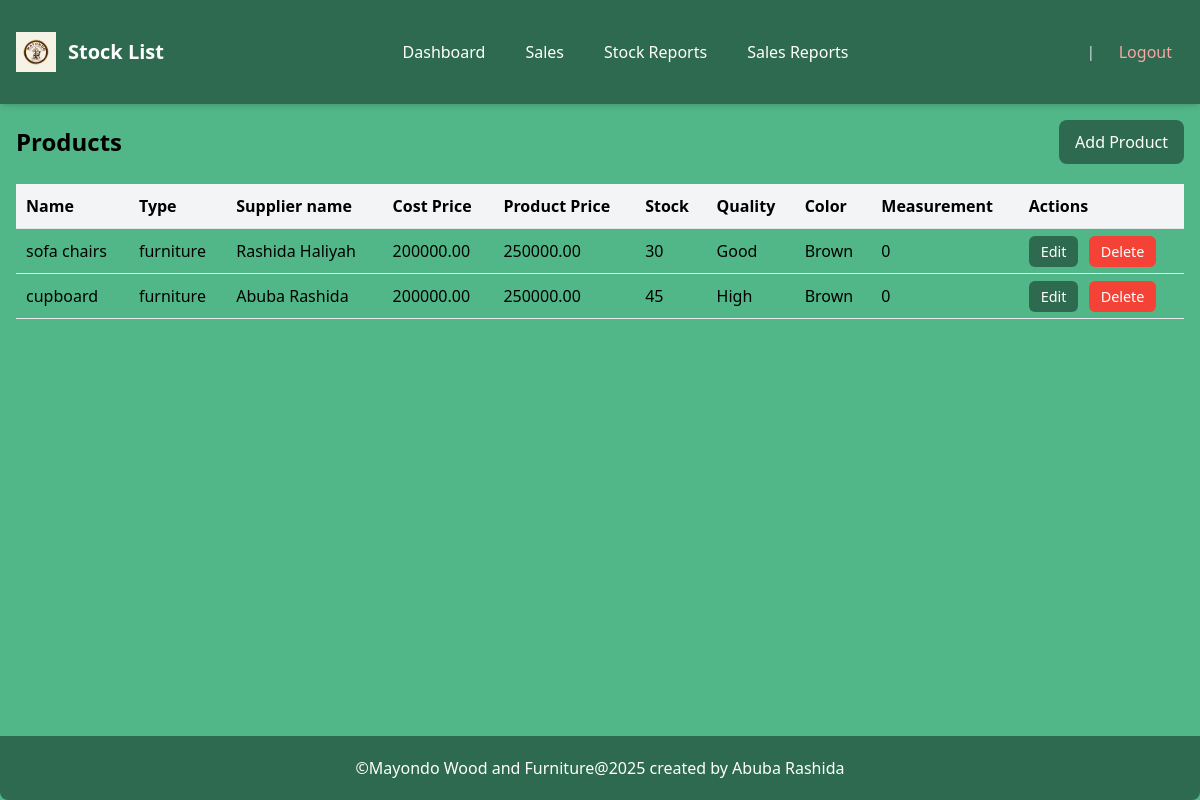
Screenshot of /products/ with the database file from the repository.
### mayondo_app/models.py (models this page shows, shortened)
class Product(models.Model):
    PRODUCT_TYPES = [
        ('wood', 'Wood'),
        ('furniture', 'Furniture'),
    ]
    name = models.CharField(max_length=200)
    type = models.CharField(max_length=20, choices=PRODUCT_TYPES)
    supplier_name = models.CharField(max_length=200)
    cost_price = models.DecimalField(max_digits=10, decimal_places=2,default=0)
    product_price = models.DecimalField(max_digits=10, decimal_places=2, default=0)
    stock_quantity = models.PositiveIntegerField(default=0)
    quality = models.CharField(max_length=100, blank=True, null=True)
    color = models.CharField(max_length=100, blank=True, null=True)
    measurement = models.CharField(max_length=100, blank=True, null=True)
    date_added = models.DateTimeField(auto_now_add=True)
    class Meta:
        ordering = ['-date_added']

### mayondo_app/views.py (the view)
# urls.py: path('products/',product_listpage, name='product_list'),
def product_listpage(request):
    products = Product.objects.all().order_by('-date_added')
    context = {'products': products}
    return render(request, 'product_list.html', context)

### mayondo_app/templates/product_list.html (shortened to what this page needs)
{% load static %}
<!DOCTYPE html>
<html lang="en">
<head>
    <script src="https://cdn.tailwindcss.com"></script>
     <link rel="stylesheet" href="{% static 'css/style.css' %}" >
</head>
<body class="mt-10 bg-[#52B788]">
<nav class="fixed top-0 left-0 w-full bg-[#2D6A4F] text-white shadow-md z-50">
  <div class="max-w-7xl mx-auto px-4 py-3 flex justify-between items-center">
    <div class="flex items-center space-x-3 h-20">
        <img src="{% static 'images/logo.png' %}" alt="Mayondo Logo" class="h-10 w-10 object-contain">
      <h2 class="text-xl font-bold">Stock List</h2>
    </div>
    <div class="hidden md:flex space-x-4">
      <a href="{% url 'mayondo_app:dashboard' %}" class="px-3 py-2 rounded hover:bg-[#52B788] transition">
        Dashboard
      </a>
      <a href="{% url 'mayondo_app:sales_listpage' %}" class="px-3 py-2 rounded hover:bg-[#52B788] transition">
        Sales
      </a>
      <a href="{% url 'mayondo_app:stock_report' %}" class="px-3 py-2 rounded hover:bg-[#52B788] transition">
        Stock Reports
      </a>
      <a href="{% url 'mayondo_app:sales_report' %}" class="px-3 py-2 rounded hover:bg-[#52B788] transition">
        Sales Reports
      </a>
    </div>
    <div class="flex items-center space-x-3">
      <span class="text-sm text-gray-200">
         {{ user.username|title }} | {{ user.role|title }}
      </span>
      <a href="{% url 'mayondo_app:logout' %}" class="px-3 py-2 rounded text-red-300 hover:text-white hover:bg-[#52B788] transition">
        Logout
      </a>
    </div>
  </div>
</nav>
<div class="pt-20 px-4 ">
    <div class="header-row">
    <h2 class="page-title">Products</h2>
    <a href="{% url 'mayondo_app:product_create' %}" class="btn-add">Add Product</a>
  </div>
  <table class="product-table">
    <thead>
      <tr>
        <th>Name</th>
        <th>Type</th>
        <th>Supplier name</th>
        <th>Cost Price</th>
        <th>Product Price</th>
        <th>Stock</th>
        <th>Quality</th>
        <th>Color</th>
        <th>Measurement</th>
        <th>Actions</th>
      </tr>
    </thead>
    <tbody>
      {% for product in products %}
      <tr>
        <td>{{ product.name }}</td>
        <td>{{ product.type }}</td>
        <td>{{ product.supplier_name }}</td>
        <td>{{ product.cost_price }}</td>
        <td>{{ product.product_price }}</td>
        <td>{{ product.stock_quantity }}</td>
        <td>{{ product.quality }}</td>
        <td>{{ product.color }}</td>
        <td>{{ product.measurement }}</td>
        <td>
          <a href="{% url 'mayondo_app:product_edit' product.id %}" class="btn-edit">Edit</a>
          <a href="{% url 'mayondo_app:delete_product' product.id %}" class="btn-delete">Delete</a>
        </td>
      </tr>
      {% empty %}
      <tr>
        <td colspan="10" class="empty-row">No products available</td>
      </tr>
      {% endfor %}
    </tbody>
  </table>
</div>
 <footer style="Position: fixed; bottom: 0; width: 100%;"><br>
      <p class="footer">&copy;Mayondo Wood and Furniture@2025 created by Abuba Rashida</p>
    </footer>
</body>
</html>

### mayondo_app/static/css/style.css (style rules this page uses)
.header-row { display: flex; justify-content: space-between; align-items: center; margin-bottom: 20px; }
.page-title { font-size: 1.5rem; font-weight: 600; }
.btn-add { background-color: #2d6a4f; color: white; padding: 10px 16px; border-radius: 8px; text-decoration: none; font-weight: 500; }
.product-table { width: 100%; border-collapse: collapse; }
.product-table th, .product-table td { padding: 10px; border-bottom: 1px solid #e5e7eb; text-align: left; }
.product-table th { background-color: #f3f4f6; font-weight: 600; }
.btn-edit, .btn-delete { padding: 6px 12px; border-radius: 6px; text-decoration: none; font-size: 0.9rem; }
.btn-edit { background-color: #10b981; color: white; margin-right: 6px; }
.btn-delete { background-color: #ef4444; color: white; }
.btn-edit { background-color: #2d6a4f; }
.btn-delete { background-color: #f44336; }
.footer { text-align: center; padding: 20px; background-color: #2d6a4f; color: #fff; border-radius: 0 0 8px 8px; }

### rows the page displays
Product: name "sofa chairs", type "furniture", supplier_name "Rashida Haliyah", cost_price "200000.00", product_price "250000.00", stock_quantity "30", quality "Good", color "Brown", measurement "0"
Product: name "cupboard", type "furniture", supplier_name "Abuba Rashida", cost_price "200000.00", product_price "250000.00", stock_quantity "45", quality "High", color "Brown", measurement "0"
